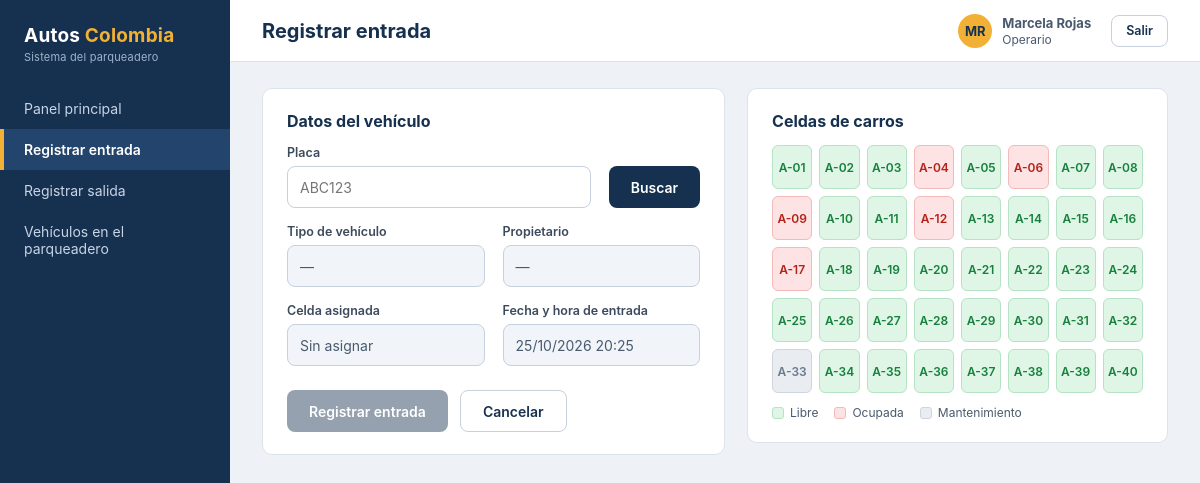
/entrada (signed in), run on the app's committed database.
### modelo/entidades.py (models this page shows, shortened)
class Base(DeclarativeBase):
    pass

class Operario(Base):
    __tablename__ = "operario"
    id_operario: Mapped[int] = mapped_column(Integer, primary_key=True, autoincrement=True)
    nombre: Mapped[str] = mapped_column(String, nullable=False)
    usuario_sistema: Mapped[str] = mapped_column(String, nullable=False, unique=True)
    contrasena_hash: Mapped[str] = mapped_column(String, nullable=False)
    rol: Mapped[RolOperario] = mapped_column(EnumTexto(RolOperario), nullable=False)
    def es_administrador(self):
        return self.rol == RolOperario.ADMINISTRADOR
    @property
    def iniciales(self):
        partes = self.nombre.split()
        return "".join(p[0] for p in partes[:2]).upper()

class Celda(Base):
    __tablename__ = "celda"
    id_celda: Mapped[int] = mapped_column(Integer, primary_key=True, autoincrement=True)
    codigo: Mapped[str] = mapped_column(String, nullable=False, unique=True)
    tipo: Mapped[TipoVehiculo] = mapped_column(EnumTexto(TipoVehiculo), nullable=False)
    estado: Mapped[EstadoCelda] = mapped_column(
        EnumTexto(EstadoCelda), nullable=False, default=EstadoCelda.LIBRE
    )

### controladores/movimiento_controlador.py (the view, shortened to what this page needs)
@bp.route("/entrada", methods=["GET", "POST"])
@login_requerido
def entrada():
    servicio = MovimientoServicio()
    placa = normalizar_placa(request.args.get("placa"))
    consulta = None
    if placa:
        try:
            consulta = servicio.consultar_entrada(placa)
        except ErrorNegocio as error:
            _flash_error(str(error))
    if consulta and not consulta.puede_entrar:
        session.pop("_flashes", None)  # el aviso ya se muestra dentro del panel
    tipo = consulta.vehiculo.tipo if consulta else TipoVehiculo.CARRO
    celdas = CeldaRepositorio().listar_por_tipo(tipo)
    return render_template(
        "entrada.html", placa=placa, consulta=consulta, tipo=tipo, celdas=celdas,
        ahora=datetime.now(), VIGENTE=VIGENTE, VENCIDA=VENCIDA, SIN_MENSUALIDAD=SIN_MENSUALIDAD,
    )

### controladores/autenticacion_controlador.py (called while the page is built)
def login_requerido(vista):
    @wraps(vista)
    def envoltura(*args, **kwargs):
        if g.operario is None:
            return redirect(url_for("autenticacion.login", siguiente=request.path))
        return vista(*args, **kwargs)
    return envoltura

@bp.before_app_request
def cargar_operario():
    id_operario = session.get("id_operario")
    g.operario = AutenticacionServicio().obtener_operario(id_operario) if id_operario else None
    if id_operario and g.operario is None:
        session.clear()

### modelo/entidades.py (called while the page is built)
    def process_bind_param(self, valor, dialect):
        return valor.name if valor is not None else None

    def process_result_value(self, valor, dialect):
        return self.clase_enum[valor] if valor is not None else None

### repositorios/celda_repositorio.py (called while the page is built)
    def listar_por_tipo(self, tipo):
        return list(sesion.scalars(select(Celda).where(Celda.tipo == tipo).order_by(Celda.codigo)))

### repositorios/operario_repositorio.py (called while the page is built)
    def buscar_por_id(self, id_operario):
        return sesion.get(Operario, id_operario)

### servicios/autenticacion_servicio.py (called while the page is built)
    def obtener_operario(self, id_operario):
        return self.operarios.buscar_por_id(id_operario)

### servicios/movimiento_servicio.py (called while the page is built)
def normalizar_placa(placa):
    return re.sub(r"[\s\-]", "", (placa or "")).upper()

### templates/entrada.html (shortened to what this page needs)
{% extends "base.html" %}
{% block encabezado %}Registrar entrada{% endblock %}
{% block contenido %}
<div class="grid2">
  <div class="panel">
    <h2>Datos del vehículo</h2>
    <form method="get" action="{{ url_for('movimiento.entrada') }}">
      <div class="row">
        <div class="fld"><label for="placa">Placa</label>
          <input class="inp mayus" id="placa" name="placa" value="{{ placa }}" maxlength="6" placeholder="ABC123" autofocus required></div>
        <div class="al-fin" style="padding-bottom:16px"><button class="btn p" type="submit">Buscar</button></div>
      </div>
    </form>
    <form method="post" action="{{ url_for('movimiento.entrada') }}">
      <div class="row">
        <div class="fld"><label>Tipo de vehículo</label>
          <div class="inp ro">{{ consulta.vehiculo.tipo.value if consulta else '—' }}</div></div>
        <div class="fld"><label>Propietario</label>
          <div class="inp ro">{{ consulta.vehiculo.usuario.nombre_completo if consulta else '—' }}</div></div>
      </div>
      <div class="row">
        <div class="fld"><label for="celda">Celda asignada</label>
          {% if consulta and consulta.puede_entrar %}
          <input class="inp" id="celda" name="celda" value="{{ consulta.celda_sugerida.codigo }}" readonly>
          {% else %}
          <div class="inp ro">Sin asignar</div>
          {% endif %}
        </div>
        {% if consulta and not consulta.puede_entrar %}
        <div class="fld"><label>Estado de la mensualidad</label>
          <div class="inp ro">
            {% if consulta.estado == VIGENTE %}<span class="badge ok">Vigente</span>
            {% elif consulta.estado == VENCIDA %}<span class="badge bad">Vencida</span>
            {% else %}<span class="badge warn">Sin mensualidad</span>{% endif %}
          </div></div>
        {% else %}
        <div class="fld"><label>Fecha y hora de entrada</label>
          <div class="inp ro">{{ ahora | fecha_hora }}</div></div>
        {% endif %}
      </div>
      <div class="botones">
        <button class="btn p" type="submit" {% if not (consulta and consulta.puede_entrar) %}disabled{% endif %}>Registrar entrada</button>
        <a class="btn g" href="{{ url_for('movimiento.entrada') }}">{{ 'Limpiar' if consulta and not consulta.puede_entrar else 'Cancelar' }}</a>
      </div>
    </form>
  </div>
  <div class="panel">
    <h2>Celdas de {{ tipo.value | lower }}s</h2>
    <div class="cells" id="mapa-celdas">
      {% for c in celdas %}
        {% set sel = consulta and consulta.puede_entrar and consulta.celda_sugerida.codigo == c.codigo %}
        {% if c.estado.name == 'LIBRE' %}
          {% if consulta and consulta.puede_entrar %}
          <button type="button" class="cell {{ 's' if sel else 'f' }}" data-codigo="{{ c.codigo }}">{{ c.codigo }}</button>
          {% else %}
          <div class="cell f">{{ c.codigo }}</div>
          {% endif %}
        {% elif c.estado.name == 'OCUPADA' %}<div class="cell o">{{ c.codigo }}</div>
        {% else %}<div class="cell m" title="En mantenimiento">{{ c.codigo }}</div>
        {% endif %}
      {% endfor %}
    </div>
    <div class="legend">
      <span><i style="background:#dff5e6;border:1px solid #b6e3c5"></i>Libre</span>
      <span><i style="background:#fde3e3;border:1px solid #f4b9b9"></i>Ocupada</span>
      <span><i style="background:#e9ecf1;border:1px solid #cfd5df"></i>Mantenimiento</span>
    </div>
  </div>
</div>
{% endblock %}

### templates/base.html (shortened to what this page needs)
<!doctype html>
<html lang="es">
<head>
<link rel="stylesheet" href="{{ url_for('static', filename='css/estilos.css') }}">
</head>
<body>
<div class="app">
  <aside class="side">
    <div class="brand">Autos <span>Colombia</span><small>Sistema del parqueadero</small></div>
    <nav class="nav">
      {% set ep = request.endpoint %}
      <a href="{{ url_for('movimiento.panel') }}" class="{{ 'act' if ep == 'movimiento.panel' }}">Panel principal</a>
      <a href="{{ url_for('movimiento.entrada') }}" class="{{ 'act' if ep == 'movimiento.entrada' }}">Registrar entrada</a>
      <a href="{{ url_for('movimiento.salida') }}" class="{{ 'act' if ep == 'movimiento.salida' }}">Registrar salida</a>
      <a href="{{ url_for('movimiento.vehiculos_dentro') }}" class="{{ 'act' if ep == 'movimiento.vehiculos_dentro' }}">Vehículos en el parqueadero</a>
    </nav>
  </aside>
  <div class="main">
    <header class="top">
      <h1>{% block encabezado %}{% endblock %}</h1>
      <div class="user">
        <div class="av">{{ g.operario.iniciales }}</div>
        <div><b>{{ g.operario.nombre }}</b><br><small>{{ g.operario.rol.value }}</small></div>
        <form method="post" action="{{ url_for('autenticacion.logout') }}">
          <button class="btn g s" type="submit">Salir</button>
        </form>
      </div>
    </header>
    <main class="content">
      {% block contenido %}{% endblock %}
    </main>
  </div>
</div>
</body>
</html>

### static/css/estilos.css (style rules this page uses)
* { box-sizing:border-box;margin:0;padding:0 }
body { font-family:'Inter','Segoe UI',Roboto,Arial,sans-serif;background:#eef1f6;color:#1d2733;font-size:14px;min-height:100vh }
a { color:inherit }
.app { display:flex;min-height:100vh }
.side { width:230px;flex-shrink:0;background:#16304f;color:#fff;padding:24px 0;display:flex;flex-direction:column }
.brand { padding:0 24px 24px;font-size:19px;font-weight:700;letter-spacing:.2px }
.brand span { color:#f2b134 }
.brand small { display:block;font-size:11px;font-weight:400;color:#9fb3cc;margin-top:3px }
.nav a { display:block;padding:12px 24px;color:#c8d5e6;font-size:14px;text-decoration:none }
.nav a.act { background:#23446d;color:#fff;border-left:4px solid #f2b134;padding-left:20px;font-weight:600 }
.main { flex:1;min-width:0;display:flex;flex-direction:column }
.top { height:62px;background:#fff;border-bottom:1px solid #dde3ec;display:flex;align-items:center;justify-content:space-between;padding:0 32px }
.top h1 { font-size:20px;font-weight:700;color:#16304f }
.user { display:flex;align-items:center;gap:10px;font-size:13px;color:#4a5a6e }
.user small { font-size:12px }
.user form { margin-left:10px }
.av { width:34px;height:34px;border-radius:50%;background:#f2b134;color:#16304f;font-weight:700;display:flex;align-items:center;justify-content:center }
.content { padding:26px 32px;flex:1 }
.panel { background:#fff;border-radius:10px;border:1px solid #dde3ec;padding:22px 24px;margin-bottom:22px }
.panel h2 { font-size:16px;color:#16304f;margin-bottom:14px }
label { display:block;font-size:12.5px;font-weight:600;color:#3b4a5c;margin-bottom:6px }
.inp { width:100%;height:42px;border:1px solid #c7d0dd;border-radius:8px;padding:0 12px;font-size:14px;font-family:inherit;background:#fff;color:#1d2733;display:flex;align-items:center }
input.inp,select.inp { display:block }
.inp.ro,.inp[readonly] { background:#f1f4f8;color:#4a5a6e }
.inp.mayus:not(:placeholder-shown) { text-transform:uppercase }
.fld { margin-bottom:16px }
.btn { display:inline-flex;align-items:center;justify-content:center;height:42px;padding:0 22px;border-radius:8px;font-size:14px;font-weight:600;border:0;cursor:pointer;text-decoration:none;font-family:inherit }
.btn.p { background:#16304f;color:#fff }
.btn.g { background:#fff;color:#16304f;border:1px solid #c7d0dd }
.btn.s { height:32px;padding:0 14px;font-size:12.5px }
.btn[disabled],.btn.off { opacity:.45;cursor:not-allowed;pointer-events:none }
.row { display:flex;gap:18px;flex-wrap:wrap }
.row>.fld { flex:1;min-width:160px }
.row .al-fin { align-self:flex-end }
.grid2 { display:grid;grid-template-columns:1.1fr 1fr;gap:22px;align-items:start }
.cells { display:grid;grid-template-columns:repeat(8,1fr);gap:7px }
.cell { height:44px;border-radius:6px;display:flex;align-items:center;justify-content:center;font-size:12px;font-weight:600;font-family:inherit }
.cell.f { background:#dff5e6;color:#17803d;border:1px solid #b6e3c5 }
.cell.o { background:#fde3e3;color:#b42318;border:1px solid #f4b9b9 }
.cell.m { background:#e9ecf1;color:#6b7a8d;border:1px solid #cfd5df }
.legend { display:flex;gap:16px;font-size:12px;color:#4a5a6e;margin-top:12px;flex-wrap:wrap }
.legend i { display:inline-block;width:12px;height:12px;border-radius:3px;margin-right:6px;vertical-align:-2px }
.botones { display:flex;gap:12px;margin-top:8px }

### data on the page
Operario: operario.iniciales "MR", operario.nombre "Marcela Rojas", operario.rol.value "Operario"
Celda: codigo "A-01"
Celda: codigo "A-02"
Celda: codigo "A-03"
Celda: codigo "A-04"
Celda: codigo "A-05"
Celda: codigo "A-06"
Celda: codigo "A-07"
Celda: codigo "A-08"
Celda: codigo "A-09"
Celda: codigo "A-10"
Celda: codigo "A-11"
Celda: codigo "A-12"
Celda: codigo "A-13"
Celda: codigo "A-14"
Celda: codigo "A-15"
Celda: codigo "A-16"
Celda: codigo "A-17"
Celda: codigo "A-18"
Celda: codigo "A-19"
Celda: codigo "A-20"
Celda: codigo "A-21"
Celda: codigo "A-22"
Celda: codigo "A-23"
Celda: codigo "A-24"
Celda: codigo "A-25"
Celda: codigo "A-26"
Celda: codigo "A-27"
Celda: codigo "A-28"
Celda: codigo "A-29"
Celda: codigo "A-30"
Celda: codigo "A-31"
Celda: codigo "A-32"
Celda: codigo "A-33"
Celda: codigo "A-34"
Celda: codigo "A-35"
Celda: codigo "A-36"
Celda: codigo "A-37"
Celda: codigo "A-38"
Celda: codigo "A-39"
Celda: codigo "A-40"

### other printed values
{{ consulta.vehiculo.tipo.value if consulta else '—' }} "—"
{{ consulta.vehiculo.usuario.nombre_completo if consulta else '—' }} "—"
{{ 'Limpiar' if consulta and not consulta.puede_entrar else 'Cancelar' }} "Cancelar"
{{ tipo.value | lower }} "carro"
